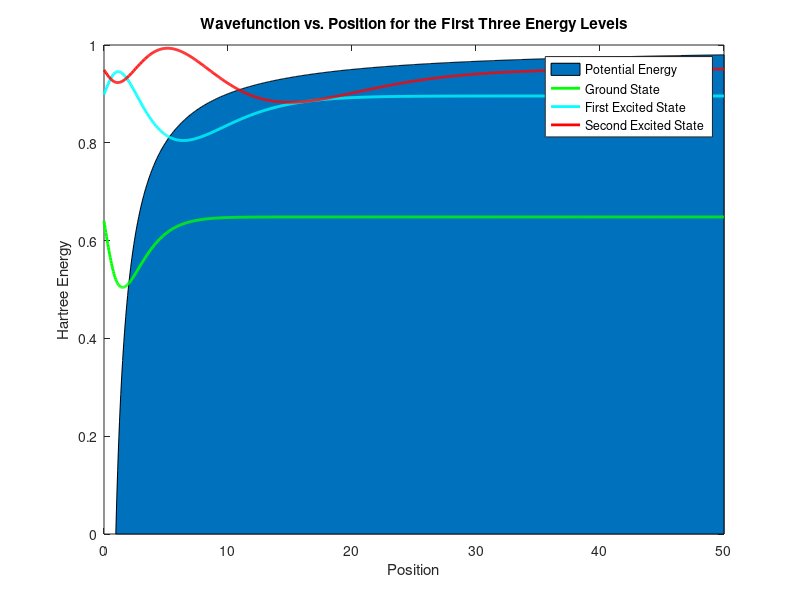

Source code (MATLAB):
%% Prepare Workspace
% These are just a few lines to clear all variables, clear all figures, and 
% clear the workspace.

clc
clf
clear all

%% Assign Constants
% The variable hbar and the mass of the electron are set to one by default 
% (Hartree Units).  You can change them to their SI values, but you will 
% have to adjust step_size accordingly.  The variable step_size is the 
% length between each position.  The variable number_of_data_points
% gives the total number of data points in the system.  The system spans
% from x = 0 to x = step_size*number_of_data_points.  Try to keep
% number_of_data_points less than or equal to 10000 in order to keep the 
% simulation running time reasonable.

hbar = 1;
mass = 1;
step_size = 0.05;
number_of_data_points = 1000;

%% Assign Simulation Parameters
% If you want periodic boundary conditions, mark this variable as true.
% Otherwise, leave it at its default value of false.

periodic_boundary_conditions = false;

%% Select Potential Energy
% Six different potential energy configurations are included in this 
% simulation.  You can select one of the potential energy distributions
% below by marking the variable as true.  You can mark multiple potentials
% as true and get a superimposed potential energy makeup.

finite_square_well = false;
finite_square_barrier = false;
coulomb_potential = true;
step_potential = false;
harmonic_oscillator = false;
random_potential = false;

%% Calculate Kinetic Energy Matrix
% This section uses the finite difference method to calculate the kinetic 
% energy matrix within the Hamiltonian.  It takes into account the option
% for periodic boundary conditions from above.

kinetic = zeros(number_of_data_points);

for i = 1:number_of_data_points
    kinetic(i,i) = 2;
    if i > 1
        kinetic(i, i-1) = -1;
        kinetic(i-1, i) = -1;
    end
end

if periodic_boundary_conditions
    kinetic(number_of_data_points,1) = -1;
    kinetic(1,number_of_data_points) = -1;
end

kinetic_multiplier = hbar^2/(2*mass*step_size^2);
kinetic = kinetic*kinetic_multiplier;

%% Calculate Potential Energy Matrix
% This section calculates the potential energy matrix within the
% Hamiltonian.  It creates a different matrix for each variable from the
% section "Select Potential Energy".  If you want to create your own custom
% potential energy configuration, at the end of this section, simply fill
% in the diagonal terms of the matrix 'potential' with your own custom
% values.  Each value represents the potential energy of the system at a
% point in space.

potential = zeros(number_of_data_points);

if finite_square_well
    for i = 1:0.4*number_of_data_points
        potential(i,i) = 1 + potential(i,i);
    end
    for i = 0.4*number_of_data_points+1:0.6*number_of_data_points
        potential(i,i) = 0.1 + potential(i,i);
    end
    for i = 0.6*number_of_data_points+1:number_of_data_points
        potential(i,i) = 1 + potential(i,i);
    end
end

if finite_square_barrier
    for i = 1:0.4*number_of_data_points
        potential(i,i) = 0.05 + potential(i,i);
    end
    for i = 0.4*number_of_data_points+1:0.6*number_of_data_points
        potential(i,i) = 1 + potential(i,i);
    end
    for i = 0.6*number_of_data_points+1:number_of_data_points
        potential(i,i) = 0.05 + potential(i,i);
    end
end

if coulomb_potential
    for i = 1:number_of_data_points
        potential(i,i) = 1 - 1/(i*step_size) + potential(i,i);
        if potential(i,i) < 0
            potential(i,i) = 0;
        end
    end
end

if step_potential
    for i = 1:0.5*number_of_data_points
        potential(i,i) = 0.1 + potential(i,i);
    end
    for i = 0.5*number_of_data_points + 1:number_of_data_points
        potential(i,i) = 1 + potential(i,i);
    end
end

if harmonic_oscillator
    for i = 1:number_of_data_points
        potential(i,i) = 0.0002*(i - number_of_data_points/2)^2 + potential(i,i);
        if potential(i,i) >= 5;
            potential(i,i) = 5;
        end
    end
end

if random_potential
    potential(1,1) = 0;
    for i = 2:number_of_data_points
        potential(i,i) = 0.1*(2*rand-1) + potential(i,i);
        if potential(i,i) < 0
            potential(i,i) = 0;
        end
    end
end

%% Calculate Hamiltonian and Eigenvectors
% This section uses Matlab's built in eig function to calculate the
% eigenvectors and eigenvalues of the Hamiltonian.  As mentioned in section
% "Assign Constants", try to keep number_of_data_points less than or equal
% to 10000 in order to keep the simulation run time reasonable.

hamiltonian = kinetic + potential;
[eigenvectors, eigenvalues] = eig(hamiltonian);

%% Plot Eigenvectors
% This final section plots the results.  It finds the lowest three
% eigenvalues (corresponding to the ground state, first excited state, and
% second excited state) and plots each associated wavefunction.  The plot
% of each wavefunction is placed so that it is centered on its respective
% energy level (eigenvalue).  It also plots the potential energy of the 
% system as a function of position.  I have NOT put units

x_positions = linspace(0,step_size*number_of_data_points,number_of_data_points);

ground_state_wavefunction = eigenvectors(:,1) + eigenvalues(1,1)*ones(number_of_data_points,1);
first_excited_state = eigenvectors(:,2) + eigenvalues(2,2)*ones(number_of_data_points,1);
second_excited_state = eigenvectors(:,3) + eigenvalues(3,3)*ones(number_of_data_points,1);

area(x_positions, diag(potential))
hold on
plot(x_positions, ground_state_wavefunction, 'g', 'LineWidth', 2)
hold on
plot(x_positions, first_excited_state, 'c', 'LineWidth', 2)
hold on
plot(x_positions, second_excited_state, 'r', 'LineWidth', 2)
legend('Potential Energy', 'Ground State', 'First Excited State', 'Second Excited State')
xlabel('Position')
ylabel('Hartree Energy')
title('Wavefunction vs. Position for the First Three Energy Levels')
